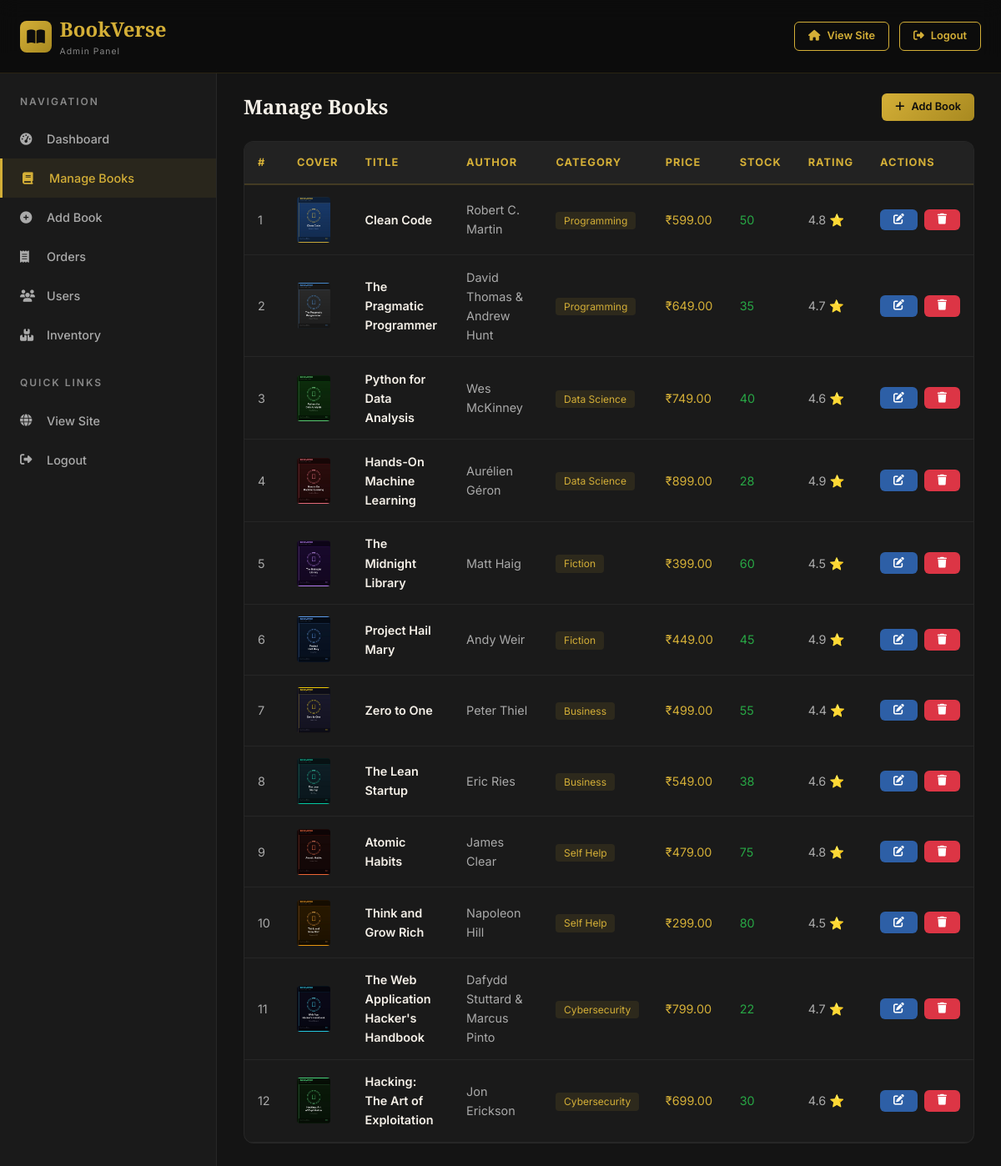
The app's page /admin.php?tab=books (signed in) with its own data.
### tables this page shows
CREATE TABLE IF NOT EXISTS books (
    id INT AUTO_INCREMENT PRIMARY KEY,
    title VARCHAR(255) NOT NULL,
    author VARCHAR(150) NOT NULL,
    category VARCHAR(100) NOT NULL,
    description TEXT,
    price DECIMAL(10,2) NOT NULL,
    original_price DECIMAL(10,2),
    stock INT DEFAULT 0,
    cover_image VARCHAR(255) DEFAULT 'default_book.jpg',
    rating DECIMAL(2,1) DEFAULT 0.0,
    total_reviews INT DEFAULT 0,
    isbn VARCHAR(20),
    publisher VARCHAR(150),
    publish_year YEAR,
    pages INT,
    language VARCHAR(50) DEFAULT 'English',
    is_featured TINYINT(1) DEFAULT 0,
    is_bestseller TINYINT(1) DEFAULT 0,
    is_new_arrival TINYINT(1) DEFAULT 0,
    created_at TIMESTAMP DEFAULT CURRENT_TIMESTAMP,
    updated_at TIMESTAMP DEFAULT CURRENT_TIMESTAMP ON UPDATE CURRENT_TIMESTAMP
);

### includes/functions.php (called while the page is built, shortened)
<?php
require_once __DIR__ . '/db.php';
function sanitize($data) {
    return htmlspecialchars(strip_tags(trim($data)));
}
function getBooks($filter = [], $limit = null, $offset = 0) {
    global $conn;
    $sql = "SELECT * FROM books";
    $sql .= " ORDER BY created_at DESC";
    $stmt = $conn->prepare($sql);
    $stmt->execute();
    $result = $stmt->get_result();
    $books = $result->fetch_all(MYSQLI_ASSOC);
    return $books;
}

### admin.php (the view, shortened to what this page needs)
<?php
require_once 'includes/auth.php';
require_once 'includes/functions.php';
global $conn;
$tab     = sanitize($_GET['tab'] ?? 'dashboard');
$allBooks  = getBooks();
$allOrders = getOrders();
$totalBooks    = count($allBooks);
$totalOrders   = count($allOrders);
$totalRevenue  = array_sum(array_column($allOrders, 'total_amount'));
$totalUsers    = $conn->query("SELECT COUNT(*) as cnt FROM users WHERE role='customer'")->fetch_assoc()['cnt'];
$pendingOrders = count(array_filter($allOrders, fn($o) => $o['status'] === 'pending'));
$lowStockBooks = array_filter($allBooks, fn($b) => $b['stock'] < 5);
?>
<!DOCTYPE html>
<html lang="en">
<head>
  <link rel="stylesheet" href="assets/css/style.css">
  <link rel="stylesheet" href="https://cdnjs.cloudflare.com/ajax/libs/font-awesome/6.4.0/css/all.min.css">
</head>
<body>
<nav class="navbar" id="navbar">
  <div class="nav-container">
    <a href="index.php" class="nav-logo">
      <div class="logo-icon"><i class="fas fa-book-open"></i></div>
      <div><span class="logo-text">BookVerse</span><span class="logo-tag">Admin Panel</span></div>
    </a>
    <div class="nav-actions">
      <a href="index.php" class="btn btn-outline btn-sm"><i class="fas fa-home"></i> View Site</a>
      <a href="logout.php" class="btn btn-outline btn-sm"><i class="fas fa-sign-out-alt"></i> Logout</a>
    </div>
  </div>
</nav>
<div style="padding-top:80px;">
<div class="admin-layout">
  <aside class="admin-sidebar">
    <div class="admin-sidebar-title">Navigation</div>
    <a href="?tab=dashboard" class="admin-nav-link <?= $tab==='dashboard'?'active':'' ?>">
      <i class="fas fa-tachometer-alt"></i> Dashboard
    </a>
    <a href="?tab=books" class="admin-nav-link <?= $tab==='books'?'active':'' ?>">
      <i class="fas fa-book"></i> Manage Books
    </a>
    <a href="?tab=add_book" class="admin-nav-link <?= $tab==='add_book'?'active':'' ?>">
      <i class="fas fa-plus-circle"></i> Add Book
    </a>
    <a href="?tab=orders" class="admin-nav-link <?= $tab==='orders'?'active':'' ?>">
      <i class="fas fa-receipt"></i> Orders
    </a>
    <a href="?tab=users" class="admin-nav-link <?= $tab==='users'?'active':'' ?>">
      <i class="fas fa-users"></i> Users
    </a>
    <a href="?tab=inventory" class="admin-nav-link <?= $tab==='inventory'?'active':'' ?>">
      <i class="fas fa-boxes"></i> Inventory
    </a>
    <div class="admin-sidebar-title" style="margin-top:1.5rem;">Quick Links</div>
    <a href="index.php" class="admin-nav-link"><i class="fas fa-globe"></i> View Site</a>
    <a href="logout.php" class="admin-nav-link"><i class="fas fa-sign-out-alt"></i> Logout</a>
  </aside>
  <main class="admin-content">
    <?php if ($tab === 'dashboard'): ?>
      <h2 style="font-family:var(--font-heading);margin-bottom:2rem;">
        Welcome back, <?= htmlspecialchars($_SESSION['user_name']) ?>
        <span style="color:var(--gold);">👑</span>
      </h2>
      <div class="admin-stats">
        <div class="stat-card">
          <div class="stat-info">
            <span class="stat-val"><?= $totalBooks ?></span>
            <span class="stat-lbl">Total Books</span>
          </div>
          <div class="stat-icon-box gold"><i class="fas fa-book"></i></div>
        </div>
        <div class="stat-card">
          <div class="stat-info">
            <span class="stat-val"><?= $totalOrders ?></span>
            <span class="stat-lbl">Total Orders</span>
          </div>
          <div class="stat-icon-box blue"><i class="fas fa-receipt"></i></div>
        </div>
        <div class="stat-card">
          <div class="stat-info">
            <span class="stat-val">₹<?= number_format($totalRevenue, 0) ?></span>
            <span class="stat-lbl">Revenue</span>
          </div>
          <div class="stat-icon-box green"><i class="fas fa-rupee-sign"></i></div>
        </div>
        <div class="stat-card">
          <div class="stat-info">
            <span class="stat-val"><?= $totalUsers ?></span>
            <span class="stat-lbl">Customers</span>
          </div>
          <div class="stat-icon-box blue"><i class="fas fa-users"></i></div>
        </div>
        <div class="stat-card">
          <div class="stat-info">
            <span class="stat-val"><?= $pendingOrders ?></span>
            <span class="stat-lbl">Pending Orders</span>
          </div>
          <div class="stat-icon-box red"><i class="fas fa-clock"></i></div>
        </div>
        <div class="stat-card">
          <div class="stat-info">
            <span class="stat-val"><?= count($lowStockBooks) ?></span>
            <span class="stat-lbl">Low Stock</span>
          </div>
          <div class="stat-icon-box red"><i class="fas fa-exclamation-triangle"></i></div>
        </div>
      </div>
      <div style="background:var(--dark-3);border:1px solid rgba(255,255,255,0.06);border-radius:var(--radius-md);padding:1.5rem;">
        <div style="display:flex;justify-content:space-between;align-items:center;margin-bottom:1.25rem;">
          <h3 style="font-family:var(--font-heading);">Recent Orders</h3>
          <a href="?tab=orders" style="color:var(--gold);font-size:0.85rem;">View All</a>
        </div>
        <div style="overflow-x:auto;">
          <table class="data-table">
            <thead><tr>
              <th>Order ID</th><th>Customer</th><th>Amount</th><th>Status</th><th>Date</th>
            </tr></thead>
            <tbody>
              <?php foreach (array_slice($allOrders, 0, 5) as $ord): ?>
              <tr>
                <td style="color:var(--gold);font-weight:600;"><?= htmlspecialchars($ord['order_id']) ?></td>
                <td><?= htmlspecialchars($ord['user_name'] ?? $ord['customer_name']) ?></td>
                <td>₹<?= number_format($ord['total_amount'], 2) ?></td>
                <td><span class="status-badge status-<?= $ord['status'] ?>"><?= ucfirst($ord['status']) ?></span></td>
                <td><?= date('d M Y', strtotime($ord['created_at'])) ?></td>
              </tr>
              <?php endforeach; ?>
            </tbody>
          </table>
        </div>
      </div>
    <?php elseif ($tab === 'books'): ?>
      <div style="display:flex;justify-content:space-between;align-items:center;margin-bottom:1.5rem;">
        <h2 style="font-family:var(--font-heading);">Manage Books</h2>
        <a href="?tab=add_book" class="btn btn-gold btn-sm">
          <i class="fas fa-plus"></i> Add Book
        </a>
      </div>
      <div style="overflow-x:auto;background:var(--dark-3);border:1px solid rgba(255,255,255,0.06);border-radius:var(--radius-md);">
        <table class="data-table">
          <thead><tr>
            <th>#</th><th>Cover</th><th>Title</th><th>Author</th><th>Category</th>
            <th>Price</th><th>Stock</th><th>Rating</th><th>Actions</th>
          </tr></thead>
          <tbody>
            <?php foreach ($allBooks as $b): ?>
            <tr>
              <td><?= $b['id'] ?></td>
              <td>
                <img src="assets/images/books/<?= htmlspecialchars($b['cover_image']) ?>"
                     style="width:40px;height:55px;object-fit:cover;border-radius:4px;"
                     onerror="this.src='assets/images/default_book.jpg'">
              </td>
              <td style="max-width:180px;">
                <div style="font-weight:600;color:var(--off-white);"><?= htmlspecialchars($b['title']) ?></div>
              </td>
              <td><?= htmlspecialchars($b['author']) ?></td>
              <td><span style="background:rgba(212,175,55,0.1);color:var(--gold);padding:0.2rem 0.6rem;border-radius:4px;font-size:0.75rem;"><?= htmlspecialchars($b['category']) ?></span></td>
              <td style="color:var(--gold);">₹<?= number_format($b['price'], 2) ?></td>
              <td>
                <span style="color:<?= $b['stock'] < 5 ? 'var(--danger)' : 'var(--success)' ?>;">
                  <?= $b['stock'] ?>
                </span>
              </td>
              <td><?= $b['rating'] ?> ⭐</td>
              <td>
                <div style="display:flex;gap:0.5rem;">
                  <button onclick="openEditModal(<?= htmlspecialchars(json_encode($b)) ?>)"
                          class="btn btn-sm btn-blue" title="Edit">
                    <i class="fas fa-edit"></i>
                  </button>
                  <a href="?delete_book=<?= $b['id'] ?>&tab=books"
                     onclick="return confirm('Delete this book?')"
                     class="btn btn-sm btn-danger" title="Delete">
                    <i class="fas fa-trash"></i>
                  </a>
                </div>
              </td>
            </tr>
            <?php endforeach; ?>
          </tbody>
        </table>
      </div>
    <?php endif; ?>
  </main>
</div>
</div>
</body>
</html>

### assets/css/style.css (style rules this page uses)
:root { --gold: #D4AF37; --gold-light: #F5E27A; --gold-dark: #A88920; --blue: #1A3C6E; --blue-light: #2D5FA6; --blue-bright: #4A90D9; --dark: #0D0D0D; --dark-2: #141414; --dark-3: #1A1A1A; --dark-4: #222222; --dark-5: #2C2C2C; --gray: #888888; --gray-light: #AAAAAA; --white: #FFFFFF; --off-white: #F5F0E8; --success: #28A745; --danger: #DC3545; --warning: #FFC107; --font-heading: 'Playfair Display', Georgia, serif; --font-body: 'Inter', -apple-system, sans-serif; --shadow-sm: 0 2px 8px rgba(0,0,0,0.3); --shadow-md: 0 4px 20px rgba(0,0,0,0.4); --shadow-lg: 0 8px 40px rgba(0,0,0,0.5); --shadow-gold: 0 0 20px rgba(212,175,55,0.3); --radius-sm: 6px; --radius-md: 12px; --radius-lg: 20px; --transition: all 0.3s cubic-bezier(0.4, 0, 0.2, 1); }
*, *::before, *::after { margin: 0; padding: 0; box-sizing: border-box; }
html { scroll-behavior: smooth; }
body { font-family: var(--font-body); background-color: var(--dark); color: var(--off-white); line-height: 1.6; overflow-x: hidden; }
a { text-decoration: none; color: inherit; }
img { max-width: 100%; display: block; }
button, input, select, textarea { font-family: inherit; }
h1, h2, h3, h4, h5, h6 { font-family: var(--font-heading); line-height: 1.2; }
.btn { display: inline-flex; align-items: center; gap: 0.5rem; padding: 0.7rem 1.6rem; border: none; border-radius: var(--radius-sm); font-size: 0.9rem; font-weight: 600; cursor: pointer; transition: var(--transition); text-decoration: none; white-space: nowrap; }
.btn-gold { background: linear-gradient(135deg, var(--gold) 0%, var(--gold-dark) 100%); color: var(--dark); }
.btn-outline { background: transparent; border: 1.5px solid var(--gold); color: var(--gold); }
.btn-blue { background: var(--blue-light); color: var(--white); }
.btn-danger { background: var(--danger); color: var(--white); }
.btn-sm { padding: 0.4rem 1rem; font-size: 0.8rem; }
.navbar { position: fixed; top: 0; left: 0; right: 0; z-index: 1000; background: rgba(13,13,13,0.92); backdrop-filter: blur(12px); border-bottom: 1px solid rgba(212,175,55,0.15); transition: var(--transition); }
.nav-container { display: flex; align-items: center; justify-content: space-between; padding: 1rem 1.5rem; max-width: 1280px; margin: 0 auto; }
.nav-logo { display: flex; align-items: center; gap: 0.6rem; }
.nav-logo .logo-icon { width: 38px; height: 38px; background: linear-gradient(135deg, var(--gold), var(--gold-dark)); border-radius: 8px; display: flex; align-items: center; justify-content: center; font-size: 1.2rem; color: var(--dark); }
.nav-logo .logo-text { font-family: var(--font-heading); font-size: 1.5rem; font-weight: 700; color: var(--gold); }
.nav-logo .logo-tag { font-size: 0.65rem; color: var(--gray); display: block; letter-spacing: 1px; }
.nav-actions { display: flex; align-items: center; gap: 0.75rem; }
.data-table { width: 100%; border-collapse: collapse; font-size: 0.9rem; }
.data-table th { text-align: left; padding: 0.9rem 1rem; background: var(--dark-4); color: var(--gold); font-size: 0.8rem; text-transform: uppercase; letter-spacing: 1px; border-bottom: 2px solid rgba(212,175,55,0.2); }
.data-table td { padding: 0.9rem 1rem; border-bottom: 1px solid rgba(255,255,255,0.05); color: var(--gray-light); vertical-align: middle; }
.admin-layout { display: grid; grid-template-columns: 260px 1fr; min-height: calc(100vh - 80px); gap: 0; }
.admin-sidebar { background: var(--dark-3); border-right: 1px solid rgba(255,255,255,0.06); padding: 2rem 0; position: sticky; top: 80px; height: calc(100vh - 80px); overflow-y: auto; }
.admin-sidebar-title { padding: 0 1.5rem; font-size: 0.75rem; text-transform: uppercase; letter-spacing: 2px; color: var(--gray); font-weight: 600; margin-bottom: 0.75rem; }
.admin-nav-link { display: flex; align-items: center; gap: 0.75rem; padding: 0.75rem 1.5rem; color: var(--gray-light); font-size: 0.9rem; font-weight: 500; transition: var(--transition); cursor: pointer; }
.admin-nav-link:hover, .admin-nav-link.active { background: rgba(212,175,55,0.08); color: var(--gold); border-left: 3px solid var(--gold); }
.admin-nav-link i { width: 20px; }
.admin-content { padding: 2rem; background: var(--dark-2); }

### records on screen
books: id "1", cover_image (picture), title "Clean Code", author "Robert C. Martin", category "Programming", price "599.00", stock "50", rating "4.8"
books: id "2", cover_image (picture), title "The Pragmatic Programmer", author "David Thomas & Andrew Hunt", category "Programming", price "649.00", stock "35", rating "4.7"
books: id "3", cover_image (picture), title "Python for Data Analysis", author "Wes McKinney", category "Data Science", price "749.00", stock "40", rating "4.6"
books: id "4", cover_image (picture), title "Hands-On Machine Learning", author "Aurélien Géron", category "Data Science", price "899.00", stock "28", rating "4.9"
books: id "5", cover_image (picture), title "The Midnight Library", author "Matt Haig", category "Fiction", price "399.00", stock "60", rating "4.5"
books: id "6", cover_image (picture), title "Project Hail Mary", author "Andy Weir", category "Fiction", price "449.00", stock "45", rating "4.9"
books: id "7", cover_image (picture), title "Zero to One", author "Peter Thiel", category "Business", price "499.00", stock "55", rating "4.4"
books: id "8", cover_image (picture), title "The Lean Startup", author "Eric Ries", category "Business", price "549.00", stock "38", rating "4.6"
books: id "9", cover_image (picture), title "Atomic Habits", author "James Clear", category "Self Help", price "479.00", stock "75", rating "4.8"
books: id "10", cover_image (picture), title "Think and Grow Rich", author "Napoleon Hill", category "Self Help", price "299.00", stock "80", rating "4.5"
books: id "11", cover_image (picture), title "The Web Application Hacker's Handbook", author "Dafydd Stuttard & Marcus Pinto", category "Cybersecurity", price "799.00", stock "22", rating "4.7"
books: id "12", cover_image (picture), title "Hacking: The Art of Exploitation", author "Jon Erickson", category "Cybersecurity", price "699.00", stock "30", rating "4.6"
